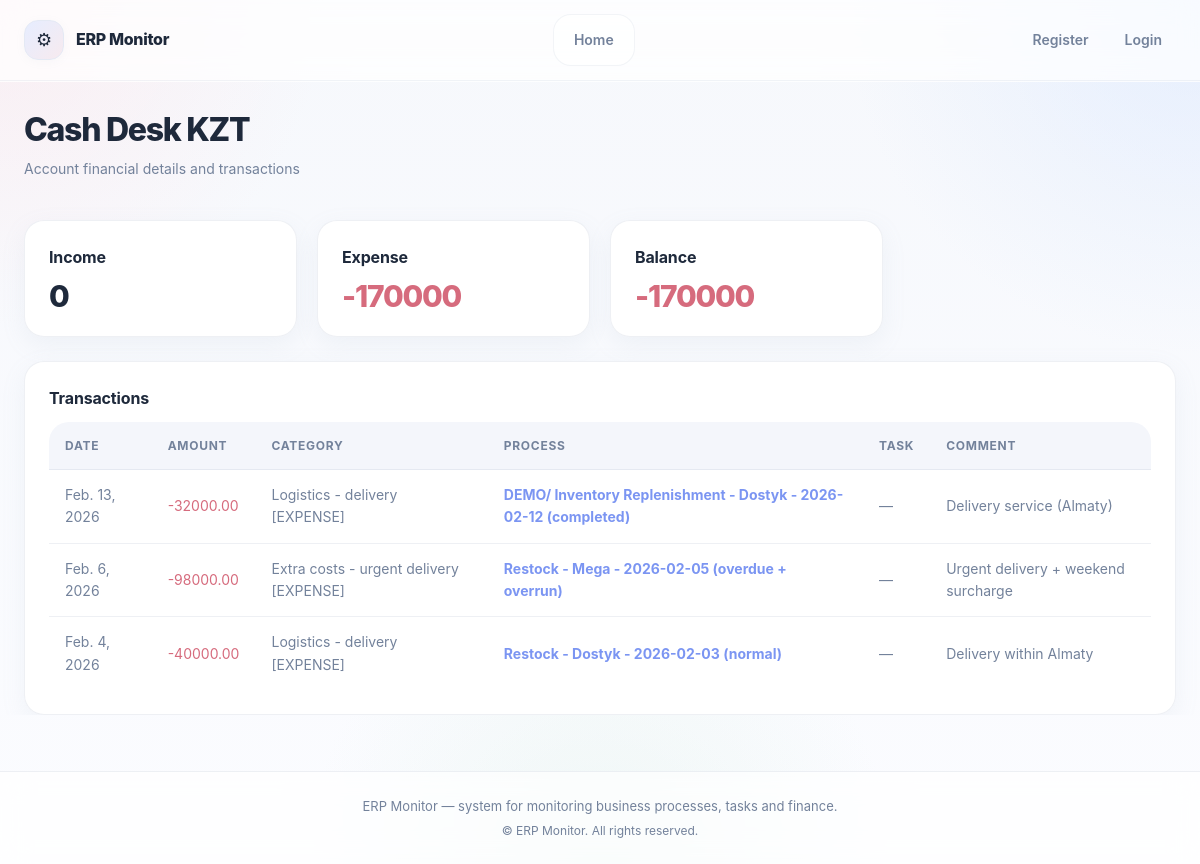
/finance/accounts/2/, run on an earlier commit of the app's database.
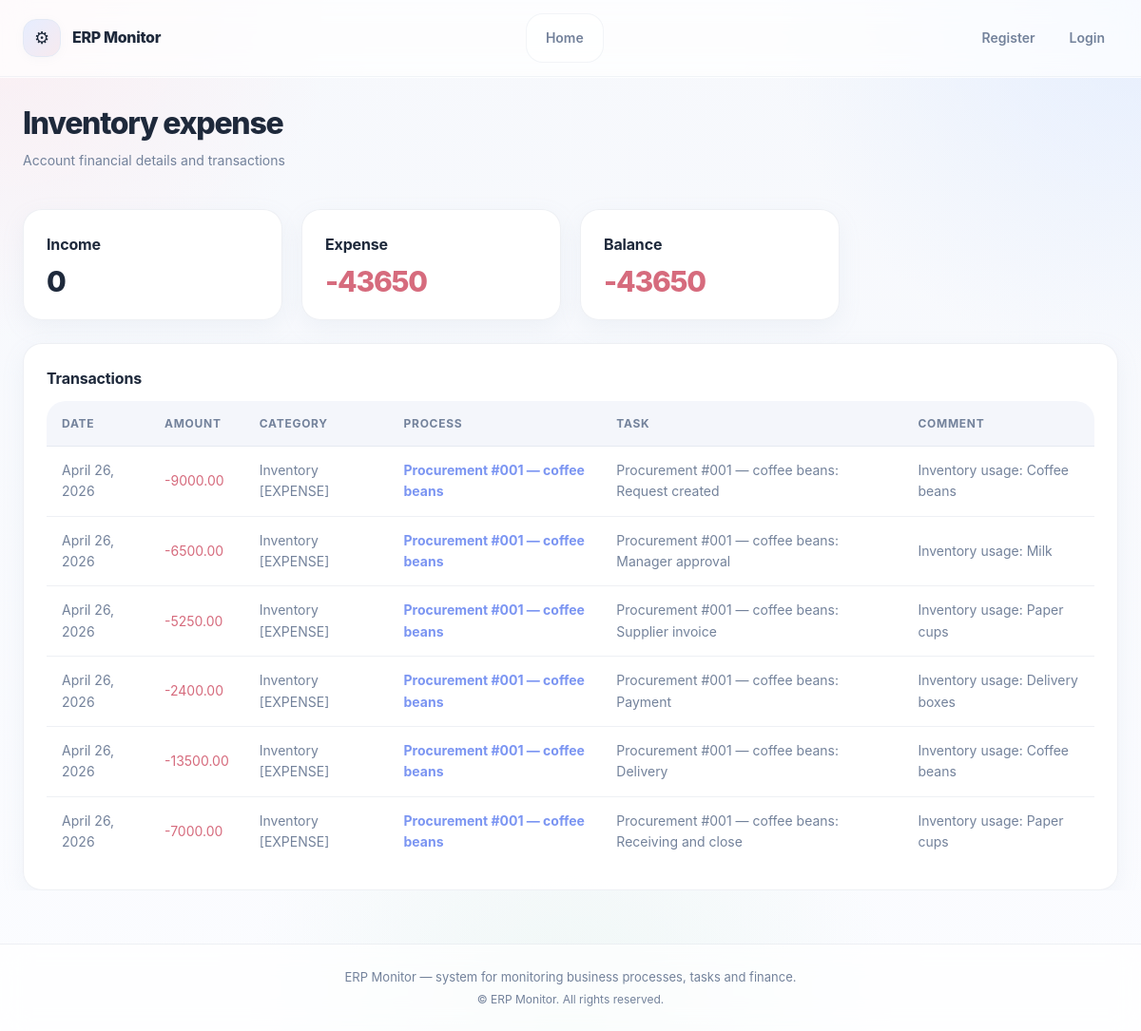
And on a later commit of the database.
### finance/models.py (models this page shows, shortened)
class Account(models.Model):
    name = models.CharField(max_length=100)
    currency = models.CharField(max_length=3, default="KZT")

class Transaction(models.Model):
    account = models.ForeignKey(
        Account,
        on_delete=models.PROTECT,
        related_name="transactions",
    )
    category = models.ForeignKey(
        Category,
        on_delete=models.PROTECT,
        related_name="transactions",
    )
    counterparty = models.ForeignKey(
        Counterparty,
        null=True,
        blank=True,
        on_delete=models.SET_NULL,
        related_name="transactions",
    )
    task = models.ForeignKey(
        Task,
        on_delete=models.SET_NULL,
        null=True,
        blank=True,
        related_name="transactions",
    )
    process_instance = models.ForeignKey(
        ProcessInstance,
        on_delete=models.SET_NULL,
        null=True,
        blank=True,
        related_name="transactions",
    )
    amount = models.DecimalField(max_digits=14, decimal_places=2)
    date = models.DateField()
    comment = models.TextField(blank=True)
    created_at = models.DateTimeField(auto_now_add=True)

class Category(models.Model):
    TYPE_CHOICES = (
        ("INCOME", "Income"),
        ("EXPENSE", "Expense"),
    )
    name = models.CharField(max_length=100)
    type = models.CharField(max_length=10, choices=TYPE_CHOICES)
    def __str__(self):
        return f"{self.name} [{self.type}]"

### processes/models.py (models this page shows, shortened)
class ProcessInstance(models.Model):
    process = models.ForeignKey(
        Process,
        on_delete=models.CASCADE,
        related_name="instances",
    )
    name = models.CharField(max_length=255)
    manager = models.ForeignKey(
        "people.Employee",   # ← строка
        on_delete=models.SET_NULL,
        null=True,
        blank=True,
        related_name="managed_processes",
    )
    planned_budget = models.DecimalField(
        max_digits=14, decimal_places=2,
        null=True, blank=True
    )
    planned_end_date = models.DateField(
        null=True, blank=True
    )
    started_at = models.DateTimeField(auto_now_add=True)
    is_completed = models.BooleanField(default=False)
    current_stage = models.ForeignKey(
        "Stage",
        on_delete=models.SET_NULL,
        null=True,
        blank=True,
        related_name="current_instances",
    )
    branch = models.ForeignKey(
        Branch,
        on_delete=models.SET_NULL,
        null=True,
        blank=True,
        related_name="process_instances",
    )
    business_date = models.DateField(
        null=True,
        blank=True,
        verbose_name="Business date",
    )
    def __str__(self):
        return self.name

### tasks/models.py (models this page shows, shortened)
class Task(models.Model):
    STATUS_CHOICES = (
        ("NEW", "New"),
        ("IN_PROGRESS", "In Progress"),
        ("BLOCKED", "Blocked"),
        ("DONE", "Done"),
        ("CANCELED", "Canceled"),
    )
    planned_hours = models.DecimalField(
        max_digits=6, decimal_places=2,
        null=True, blank=True
    )
    process_instance = models.ForeignKey(
        "processes.ProcessInstance",
        on_delete=models.CASCADE,
        related_name="tasks",
    )
    stage = models.ForeignKey(
        Stage,
        on_delete=models.CASCADE,
        related_name="tasks",
    )
    title = models.CharField(max_length=255)
    description = models.TextField(blank=True)
    assignee = models.ForeignKey(
        Employee,
        on_delete=models.SET_NULL,
        null=True,
        blank=True,
        related_name="tasks",
    )
    status = models.CharField(
        max_length=20,
        choices=STATUS_CHOICES,
        default="NEW",
    )
    due_date = models.DateField(null=True, blank=True)
    created_at = models.DateTimeField(auto_now_add=True)
    started_at = models.DateTimeField(null=True, blank=True)
    completed_at = models.DateTimeField(null=True, blank=True)
    def __str__(self):
        return self.title

### finance/views.py (the view)
# urls.py: path("accounts/<int:pk>/", views.account_detail, name="account_detail"),
def account_detail(request, pk):
    account = get_object_or_404(Account, pk=pk)
    transactions = (
        account.transactions
        .select_related("category", "process_instance", "task")
        .order_by("-date")
    )
    income = (
        transactions.filter(amount__gt=0)
        .aggregate(total=Sum("amount"))["total"]
        or 0
    )
    expense = (
        transactions.filter(amount__lt=0)
        .aggregate(total=Sum("amount"))["total"]
        or 0
    )
    context = {
        "account": account,
        "transactions": transactions[:100],  # не грузим всё сразу
        "income": income,
        "expense": expense,
        "balance": income + expense,
    }
    return render(request, "finance/account_detail.html", context)

### templates/finance/account_detail.html (shortened to what this page needs)
{% extends "base.html" %}
{% block content %}
<div class="page-header fade-in">
    <h1 class="page-title">{{ account.name }}</h1>
    <p class="page-subtitle">
        Account financial details and transactions
    </p>
</div>
<section class="dashboard-section fade-in">
    <div class="cards-grid">
        <div class="card">
            <div class="card-title">Income</div>
            <div class="card-metric">{{ income }}</div>
        </div>
        <div class="card">
            <div class="card-title">Expense</div>
            <div class="card-metric danger">{{ expense }}</div>
        </div>
        <div class="card">
            <div class="card-title">Balance</div>
            <div class="card-metric {% if balance < 0 %}danger{% endif %}">
                {{ balance }}
            </div>
        </div>
    </div>
</section>
<section class="dashboard-section fade-in">
    <div class="card">
        <div class="card-title">Transactions</div>
        <table class="table">
            <thead>
                <tr>
                    <th>Date</th>
                    <th>Amount</th>
                    <th>Category</th>
                    <th>Process</th>
                    <th>Task</th>
                    <th>Comment</th>
                </tr>
            </thead>
            <tbody>
                {% for t in transactions %}
                <tr>
                    <td class="muted">{{ t.date }}</td>
                    <td>
                        <span class="{% if t.amount < 0 %}danger{% endif %}">
                            {{ t.amount }}
                        </span>
                    </td>
                    <td class="muted">{{ t.category }}</td>
                    <td>
                        {% if t.process_instance %}
                            <a class="table-link"
                               href="{% url 'process_instance_detail' t.process_instance.id %}">
                                {{ t.process_instance }}
                            </a>
                        {% else %}
                            <span class="muted">—</span>
                        {% endif %}
                    </td>
                    <td class="muted">
                        {{ t.task|default:"—" }}
                    </td>
                    <td class="muted">
                        {{ t.comment|default:"—" }}
                    </td>
                </tr>
                {% empty %}
                <tr>
                    <td colspan="6" class="muted">
                        No transactions
                    </td>
                </tr>
                {% endfor %}
            </tbody>
        </table>
    </div>
</section>
{% endblock %}

What changed in the data, as far as the page shows it:
removed Transaction: date "Feb. 13, 2026", amount "-32000.00", category "Logistics - delivery [EXPENSE]", process_instance "DEMO/ Inventory Replenishment - Dostyk - 2026-02-12 (completed)", task "—", comment "Delivery service (Almaty)"
no longer on this page (row edited): Transaction: date "Feb. 6, 2026", amount "-98000.00", category "Extra costs - urgent delivery [EXPENSE]", process_instance "Restock - Mega - 2026-02-05 (overdue + overrun)", task "—", comment "Urgent delivery + weekend surcharge"
no longer on this page (row edited): Transaction: date "Feb. 4, 2026", amount "-40000.00", category "Logistics - delivery [EXPENSE]", process_instance "Restock - Dostyk - 2026-02-03 (normal)", task "—", comment "Delivery within Almaty"
changed Account: name "Cash Desk KZT" → "Inventory expense"
now on this page (row edited): Transaction: date "April 26, 2026", amount "-9000.00", category "Inventory [EXPENSE]", process_instance "Procurement #001 — coffee beans", task "Procurement #001 — coffee beans: Request created", comment "Inventory usage: Coffee beans"
now on this page (row edited): Transaction: date "April 26, 2026", amount "-6500.00", category "Inventory [EXPENSE]", process_instance "Procurement #001 — coffee beans", task "Procurement #001 — coffee beans: Manager approval", comment "Inventory usage: Milk"
now on this page (row edited): Transaction: date "April 26, 2026", amount "-5250.00", category "Inventory [EXPENSE]", process_instance "Procurement #001 — coffee beans", task "Procurement #001 — coffee beans: Supplier invoice", comment "Inventory usage: Paper cups"
now on this page (row edited): Transaction: date "April 26, 2026", amount "-2400.00", category "Inventory [EXPENSE]", process_instance "Procurement #001 — coffee beans", task "Procurement #001 — coffee beans: Payment", comment "Inventory usage: Delivery boxes"
now on this page (row edited): Transaction: date "April 26, 2026", amount "-13500.00", category "Inventory [EXPENSE]", process_instance "Procurement #001 — coffee beans", task "Procurement #001 — coffee beans: Delivery", comment "Inventory usage: Coffee beans"
added Transaction: date "April 26, 2026", amount "-7000.00", category "Inventory [EXPENSE]", process_instance "Procurement #001 — coffee beans", task "Procurement #001 — coffee beans: Receiving and close", comment "Inventory usage: Paper cups"
Also different on the page:
{{ expense }}: "-170000" → "-43650"
{{ balance }}: "-170000" → "-43650"
